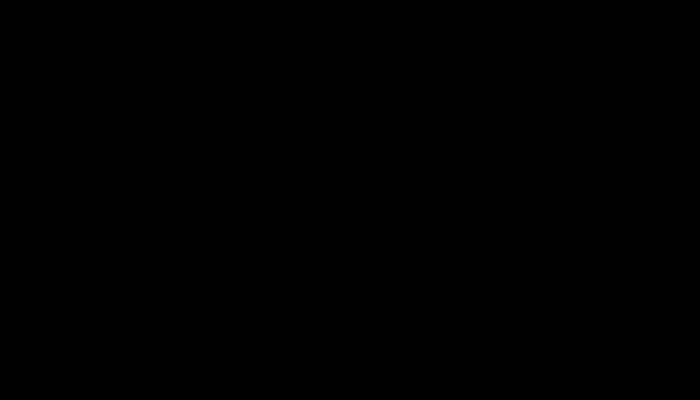
Frame 1 (no input)
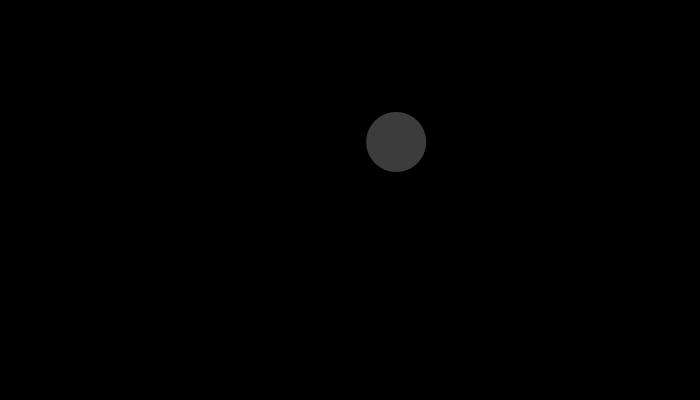
Frame 60 (the mouse pressed at the canvas centre just before this capture)
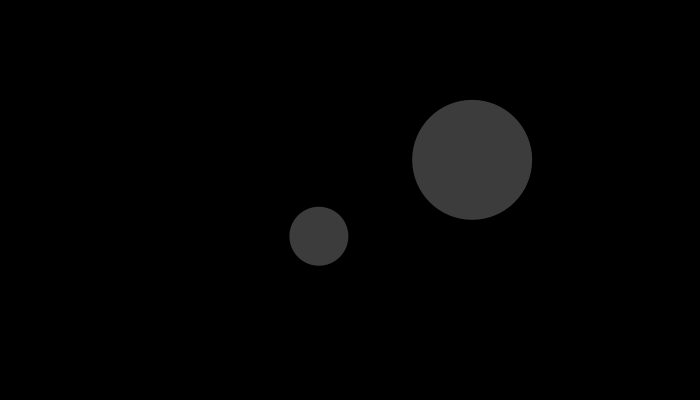
Frame 120 (the mouse held since frame 60 and released just before this capture)

The Processing sketch that drew these frames (run headless with seeded random() and noise(); from frame 60 on, the mouse is pressed at the canvas centre):

// Processing sketch: processing_41396
// ── processing_41396.pde


 int total = 1;

Face[] faces = new Face[total];

void setup() {
  size(700, 400);
 

 
  background(0);
  smooth();
  noStroke();
  fill(255,60);
  for (int i=0; i< faces.length; i++) {
    faces[i]= new Face(random(350, 350), random(200, 200), 0);
    faces[i].display();
  
}
   
}

void draw() {
  background(0);
  for (int i=0; i< faces.length; i++) {
    faces[i].display();
    faces[i].shake();
  }
}

void mouseDragged() {
 //total = total + 1;
 //faces = (Face[])expand(faces, total);
 //faces[total + 1] = new Face(random(350, 350), random(200, 200), 0);
  
  total = 1;
 faces = new Face[total];
 faces[0] = new Face(width/2, height/2, 0);

}

void mousePressed() {
  total = total + 1;
  faces = (Face[])expand(faces, total);
  faces[total - 1] = new Face(random(350, 350), random(200, 200), 0);


}

class Face {
  float x = 100;
  float y = 100;
  int csize = 0;
  int a = 20;

  Face(float xp, float yp, int fsize) {
    x = xp;
    y = yp;
    csize = fsize;
  }

  void display() {
    ellipse(x, y, csize, csize);
    csize = csize + 1;
  }

  void shake() {
    x=x+random(a)-random(a);
    // a = a + 1;
    y=y+random(a)-random(a);
    //a = a + 1;
  }
}
